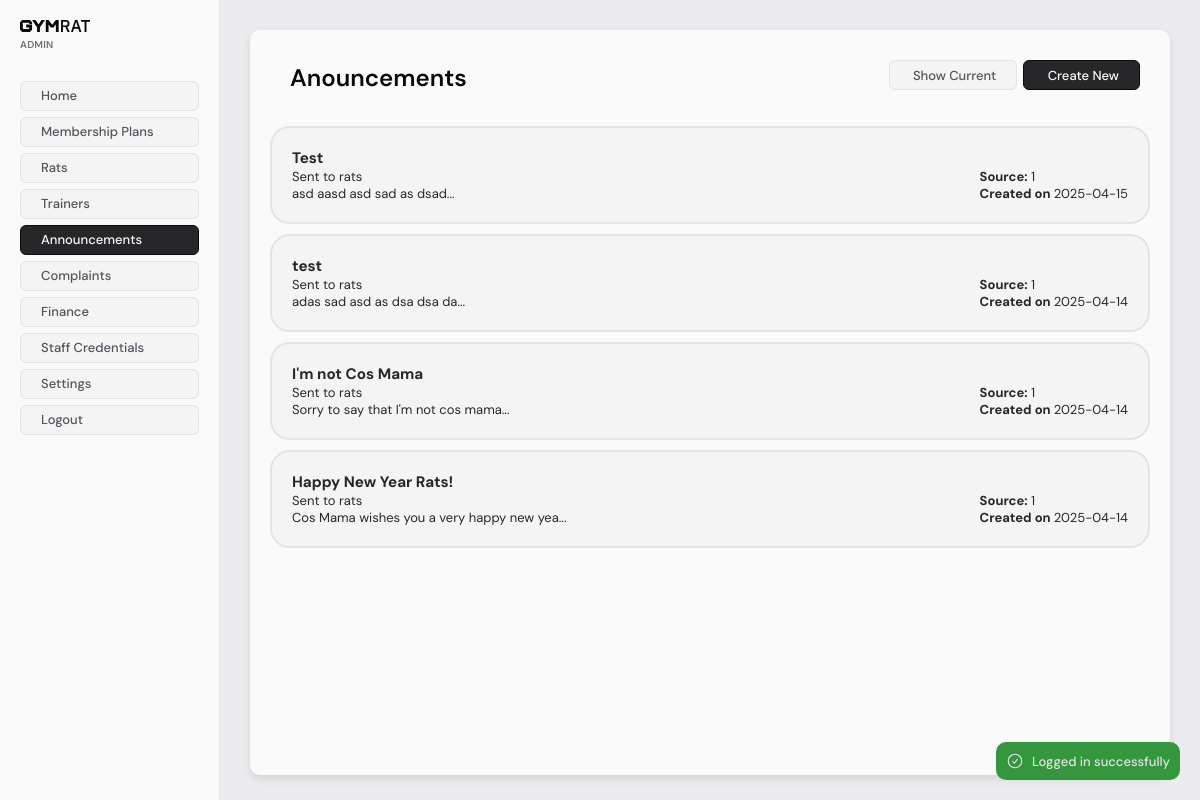
/staff/admin/announcements/index.php?filter=1 (signed in), run on an earlier commit of the app's database.
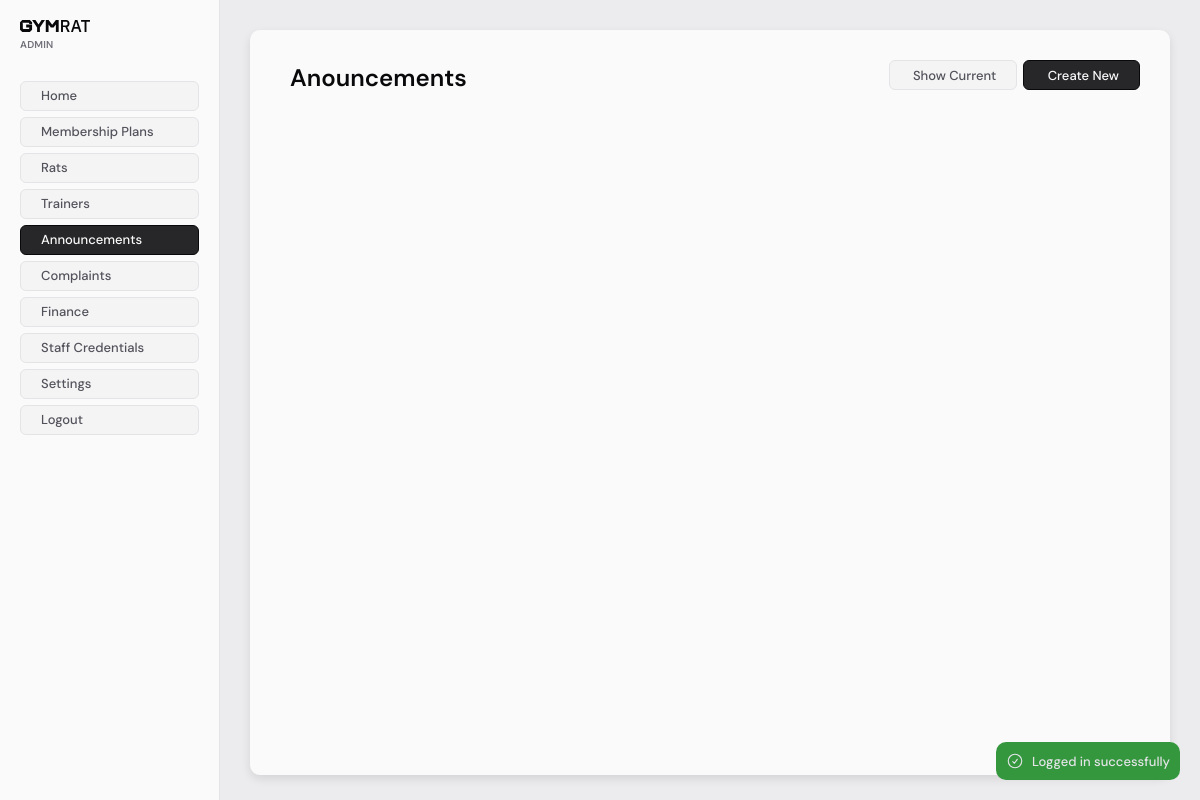
And on a later commit of the database.
### tables this page shows
CREATE TABLE `announcements` (
  `id` int NOT NULL,
  `title` varchar(255) NOT NULL,
  `message` text NOT NULL,
  `to_all` enum('rats','trainers','rats+trainers') NOT NULL DEFAULT 'rats+trainers',
  `source` varchar(100) NOT NULL DEFAULT '',
  `valid_till` date NOT NULL,
  `created_at` datetime NOT NULL DEFAULT CURRENT_TIMESTAMP
);

### src/staff/admin/pageconfig.php (called while the page is built)
<?php
$title = isset($pageTitle) ? $pageTitle : null;
$sidebarActive = isset($sidebarActive) ? $sidebarActive : null;
$styles = isset($pageStyles) ? $pageStyles : [];
$pageConfig = [
    "title" => ($title ?  $title . " | "  : "") . "Admin",
    "sidebar" => [
        "title" => "Admin",
        "links" => [
            ["text" => "Home", "href" => "/staff/admin/index.php"],
            ["text" => "Membership Plans", "href" => "/staff/admin/membership-plans/index.php"],
            ["text" => "Rats", "href" => "/staff/admin/rats/index.php"],
            ["text" => "Trainers", "href" => "/staff/admin/trainers/index.php"],
            ["text" => "Announcements", "href" => "/staff/admin/announcements/index.php"],
            ["text" => "Complaints", "href" => "/staff/admin/complaints/index.php"],
            ["text" => "Finance", "href" => "/staff/admin/finance/index.php"],
            ["text" => "Staff Credentials", "href" => "/staff/admin/credentials/index.php"],
            ["text" => "Settings", "href" => "/staff/admin/settings/index.php"],
        ],
        "active" => $sidebarActive
    ],
    "styles" => $styles
];

### src/db/Database.php (called while the page is built, shortened)
<?php
class Database
{
    private static null|Database $instance = null;
    private $CONFIG = [
        "host" => "mysql_db",
        "username" => "root",
        "password" => "123456",
        "dbname" => "gymrat",
    ];
    private function __construct()
    {
        try {
            $tz = (new DateTime('now', new DateTimeZone('Asia/Colombo')))->format('P');
            $this->conn = new PDO(
                "mysql:host=" . $this->CONFIG['host'] . ";dbname=" . $this->CONFIG['dbname'],
                $this->CONFIG['username'],
                $this->CONFIG['password'],
                [
                    \PDO::ATTR_ERRMODE => \PDO::ERRMODE_EXCEPTION,
                    \PDO::MYSQL_ATTR_INIT_COMMAND => "SET time_zone='$tz'"
                ]
            );
        } catch (PDOException  $e) {
            die("database connection failed: " . $e->getMessage());
        }
    }
    public static function get_conn()
    {
        if (!self::$instance) {
            self::$instance = new Database();
        }
        return self::$instance->conn;
    }
}

### src/db/Model.php (called while the page is built, shortened)
<?php
require_once __DIR__ . "/Database.php";
abstract class Model
{
    public function __construct()
    {
        $this->conn = Database::get_conn();
    }
}

### src/db/models/Announcement.php (called while the page is built, shortened)
<?php
require_once __DIR__ . "/../Model.php";
class Announcement extends Model
{
    protected $table = "announcements";
    public function fill(array $data)
    {
        $this->id = $data['id'] ?? 0;
        $this->title = $data['title'] ?? "";
        $this->message = $data['message'] ?? "";
        $this->to_all = $data['to_all'] ?? "";
        $this->source = $data['source'] ?? "";
        $this->created_at = new DateTime($data['created_at'] ?? '');
    }
    public function get_all(int $isValid = 0)
    {
        $sql = "SELECT * FROM $this->table";
        $sql .= " ORDER BY created_at DESC";
        $stmt = $this->conn->prepare($sql);
        $stmt->execute();
        $items = $stmt->fetchAll();
        return array_map(function ($item) {
            $announcement = new Announcement();
            $announcement->fill($item);
            return $announcement;
        }, $items);
    }
}

### src/staff/admin/announcements/index.php (the view, shortened to what this page needs)
<?php
$setFilter = $_GET['filter'] ?? 0;
$pageTitle = "Anouncements";
$pageStyles = ["../admin.css"];
$sidebarActive = 5;
require_once "../../../db/models/Announcement.php";
require_once "../../../alerts/functions.php";
$announcements = null;
$announcementModel = new Announcement();
try {
    $announcements = $announcementModel->get_all(!($setFilter));
} catch (Exception $e) {
    redirect_with_error_alert("Failed to fetch announcements: " . $e->getMessage(), "/staff/admin");
    exit;
}
$menuBarConfig = [
    "title" => $pageTitle,
    "useLink" => true,
    "options" => [
        ($setFilter == 0) ?
        ["title" => "Show History", "href" => "/staff/admin/announcements/index.php?filter=1", "type" => "primary"] :
        ["title" => "Show Current", "href" => "/staff/admin/announcements/index.php", "type" => "primary"],
        ["title" => "Create New", "href" => "/staff/admin/announcements/create/index.php", "type" => "secondary"]
    ]
];
require_once "../pageconfig.php";
require_once "../../includes/header.php";
require_once "../../includes/sidebar.php";
?>
<main>
    <div class="staff-base-container">
        <?php require_once "../../includes/menubar.php"; ?>
        <?php foreach ($announcements as $announcement) : ?>
            <a href="/staff/admin/announcements/view/index.php?id=<?= $announcement->id ?>" class="announcement-list-item">
                <div style="grid-column:1;">
                    <h3><?= $announcement->title ?></h3>
                    <p>Sent to </strong> <?= $announcement->to_all ?></p>
                    <p><?= substr($announcement->message, 0, 40) ?><?= strlen($announcement->message) > 20 ? '...' : '' ?></p>
                </div>
                <div style="grid-column:2; align-self: end; justify-self: end;">
                    <p><strong>Source:</strong> <?= $announcement->source ?></p>
                    <p><strong>Created on </strong> <?= $announcement->created_at->format('Y-m-d') ?></p>
                </div>
            </a>
        <?php endforeach; ?>
    </div>
</main>
<?php require_once "../../includes/footer.php"; ?>

### src/staff/includes/header.php (shortened to what this page needs)
<?php
$pageStyles = [];
if (isset($pageConfig)) {
    $pageStyles = $pageConfig['styles'] ?? [];
}
?>
<!DOCTYPE html>
<html lang="en">
<head>
    <link rel="stylesheet" href="/staff/styles/globals.css">
    <link rel="stylesheet" href="/staff/styles/components.css">
    <?php
    foreach ($pageStyles as $style) {
        echo "<link rel='stylesheet' href='$style'/>";
    }
    ?>
</head>
<body>
    <?php require_once __DIR__ . "/../../alerts/view.php" ?>

### src/alerts/view.php (shortened to what this page needs)
<?php
$error_alert = $_SESSION['error'] ?? null;
$success_alert = $_SESSION['success'] ?? null;
$info_alert = $_SESSION['info'] ?? null;
?>
<?php if ($error_alert || $success_alert || $info_alert): ?>
    <div class="alert-wrapper">
        <?php if ($success_alert): ?>
            <div class="alert success" role="alert">
                <svg xmlns="http://www.w3.org/2000/svg" fill="none" viewBox="0 0 24 24" stroke-width="1.5" stroke="currentColor" class="size-6">
                    <path stroke-linecap="round" stroke-linejoin="round" d="M9 12.75 11.25 15 15 9.75M21 12a9 9 0 1 1-18 0 9 9 0 0 1 18 0Z" />
                </svg>
                <p><?= $success_alert ?></p>
            </div>
        <?php endif; ?>
    </div>
<?php endif; ?>

### src/staff/includes/sidebar.php (shortened to what this page needs)
<?php
$links = [];
$active = null;
$title = "User";
if (isset($pageConfig)) {
    if (isset($pageConfig['sidebar'])) {
        if (isset($pageConfig['sidebar']['active'])) {
            $active = $pageConfig['sidebar']['active'];
        }
        if (isset($pageConfig['sidebar']['links'])) {
            $links = $pageConfig['sidebar']['links'];
        }
        if (isset($pageConfig['sidebar']['title'])) {
            $title = $pageConfig['sidebar']['title'];
        }
    }
}
?>
<header class="sidebar">
    <h4><?php echo $title; ?></h4>
    <div class="links">
        <?php foreach ($links as $index => $link) : ?>
            <a href="<?php echo $link['href'] ?>" <?php echo $index === $active - 1 ? 'class="active"' : '' ?>><?php echo $link['text'] ?></a>
        <?php endforeach; ?>
        <a href="/staff/logout.php">Logout</a>
    </div>
</header>

### src/staff/includes/menubar.php (shortened to what this page needs)
<?php
$title = "MenuBar";
$options = null;
$useLink = false;
if (isset($menuBarConfig)) {
    if (isset($menuBarConfig['title'])) {
        $title = $menuBarConfig['title'];
    }
    if (isset($menuBarConfig['options'])) {
        $options = $menuBarConfig['options'];
    }
    if (isset($menuBarConfig['useLink'])) {
        $useLink = $menuBarConfig['useLink'];
    }
}
?>
<div class="menu-bar">
    <div style="display: flex; align-items: center;">
        <h1 class="alt"><?= $title ?></h1>
    </div>
    <div style="display: flex; align-items: center; gap: 6px;">
        <?php if ($useLink && $options): ?>
            <?php foreach ($options as $option): ?>
                <a href="<?= $option['href'] ?>" class="staff-button <?= empty($option['type']) ? 'primary' : $option['type'] ?>">
                    &nbsp;<?= $option['title'] ?>
                </a>
            <?php endforeach; ?>
        <?php endif; ?>
    </div>
</div>

### src/staff/includes/footer.php (shortened to what this page needs)
</body>
</html>

### src/staff/styles/globals.css (style rules this page uses)
* { margin: 0; padding: 0; box-sizing: border-box; font-family: "DM Sans", sans-serif; font-optical-sizing: auto; }
:root { --color-zinc-50: #fafafa; --color-zinc-100: #f4f4f5; --color-zinc-150: #ececee; --color-zinc-200: #e4e4e7; --color-zinc-300: #d4d4d8; --color-zinc-400: #a1a1aa; --color-zinc-500: #71717a; --color-zinc-600: #52525b; --color-zinc-700: #3f3f46; --color-zinc-800: #27272a; --color-zinc-900: #18181b; --color-zinc-950: #09090b; --color-red: #d53a3a; --color-red-light: #f05050; --color-red-light-faded: #F0505040; --color-green: #34973e; --color-green-light: #42b34d; --color-green-light-faded: #42b34d40; font-size: 13px; }
body { background-color: var(--color-zinc-150); color: var(--color-zinc-800); display: flex; }
main { padding: 20px; display: flex; min-height: 100vh; flex: 1; }
a { color: inherit; text-decoration: none; }

### src/staff/styles/components.css (style rules this page uses)
h1 { font-size: 20px; line-height: 26px; font-weight: 600; color: var(--color-zinc-950); }
h1.alt { font-size: 24px; line-height: 32px; }
.sidebar { display: flex; flex-direction: column; width: 220px; flex-shrink: 0; padding: 20px; background-color: var(--color-zinc-50); border-right: 1px solid var(--color-zinc-200); height: 100vh; position: sticky; top: 0; overflow: auto; }
.sidebar svg { margin-bottom: 6px; color: var(--color-zinc-950); }
.sidebar h4 { font-size: 10px; font-weight: 600; color: var(--color-zinc-500); text-transform: uppercase; letter-spacing: 0.2px; }
.sidebar .links { display: flex; flex-direction: column; margin-top: 30px; }
.sidebar a { height: 30px; padding: 0 20px; font-weight: 500; color: var(--color-zinc-600); background-color: var(--color-zinc-100); border: 1px solid var(--color-zinc-200); border-radius: 6px; margin-bottom: 6px; display: flex; align-items: center; }
.sidebar a.active { background-color: var(--color-zinc-800); color: var(--color-zinc-50); border-color: var(--color-zinc-950); }
.staff-base-container { background-color: var(--color-zinc-50); margin: 10px; padding: 20px; border-radius: 10px; width: 99% !important; box-shadow: 0 4px 10px rgba(0, 0, 0, 0.1); min-height: 98%; }
.staff-button { height: 30px; padding: 0 20px; font-weight: 500; border-radius: 6px; margin-bottom: 6px; display: flex; align-items: center; justify-content: center; text-align: center; cursor: pointer; transition: background-color 0.6s; }
.staff-button.primary { color: var(--color-zinc-600); background-color: var(--color-zinc-100); border: 1px solid var(--color-zinc-200); }
.staff-button.secondary { background-color: var(--color-zinc-800); color: var(--color-zinc-50); border: 1px solid var(--color-zinc-950); }
.alert-wrapper { display: flex; flex-direction: column; gap: 10px; position: fixed; bottom: 0; right: 0; padding: 20px; z-index: 99999999; width: 100%; max-width: 400px; align-items: end; }
.alert { display: flex; font-weight: 500; width: max-content; max-width: 100%; padding: 10px; border-radius: 10px; gap: 8px; cursor: pointer; align-items: center; }
.alert svg { width: 18px; height: 18px; flex-shrink: 0; }
.alert.success { background-color: var(--color-green); color: var(--color-zinc-200); }

### src/staff/includes/menubar.php (style rules this page uses)
.menu-bar { display: flex; align-items: center; margin: 10px 10px 30px 10px; justify-content: space-between; }
.menu-bar h1 { margin-left: 10px; }

### src/staff/admin/admin.css (style rules this page uses)
.announcement-list-item { border-radius: 20px; background-color: var(--color-zinc-100); padding: 20px; margin: 10px 0; border: 2px solid var(--color-zinc-200); width: 100%; display: grid; grid-template-columns: 1fr 1fr; }

What changed in the data, as far as the page shows it:
removed announcements: title "Test", to_all "rats", message "asd aasd asd sad as dsad", source "1", created_at "2025-04-15"
removed announcements: title "test", to_all "rats", message "adas sad asd as dsa dsa da", source "1", created_at "2025-04-14"
removed announcements: title "I'm not Cos Mama", to_all "rats", message "Sorry to say that I'm not cos mama", source "1", created_at "2025-04-14"
removed announcements: title "Happy New Year Rats!", to_all "rats", message "Cos Mama wishes you a very happy new yea", source "1", created_at "2025-04-14"
